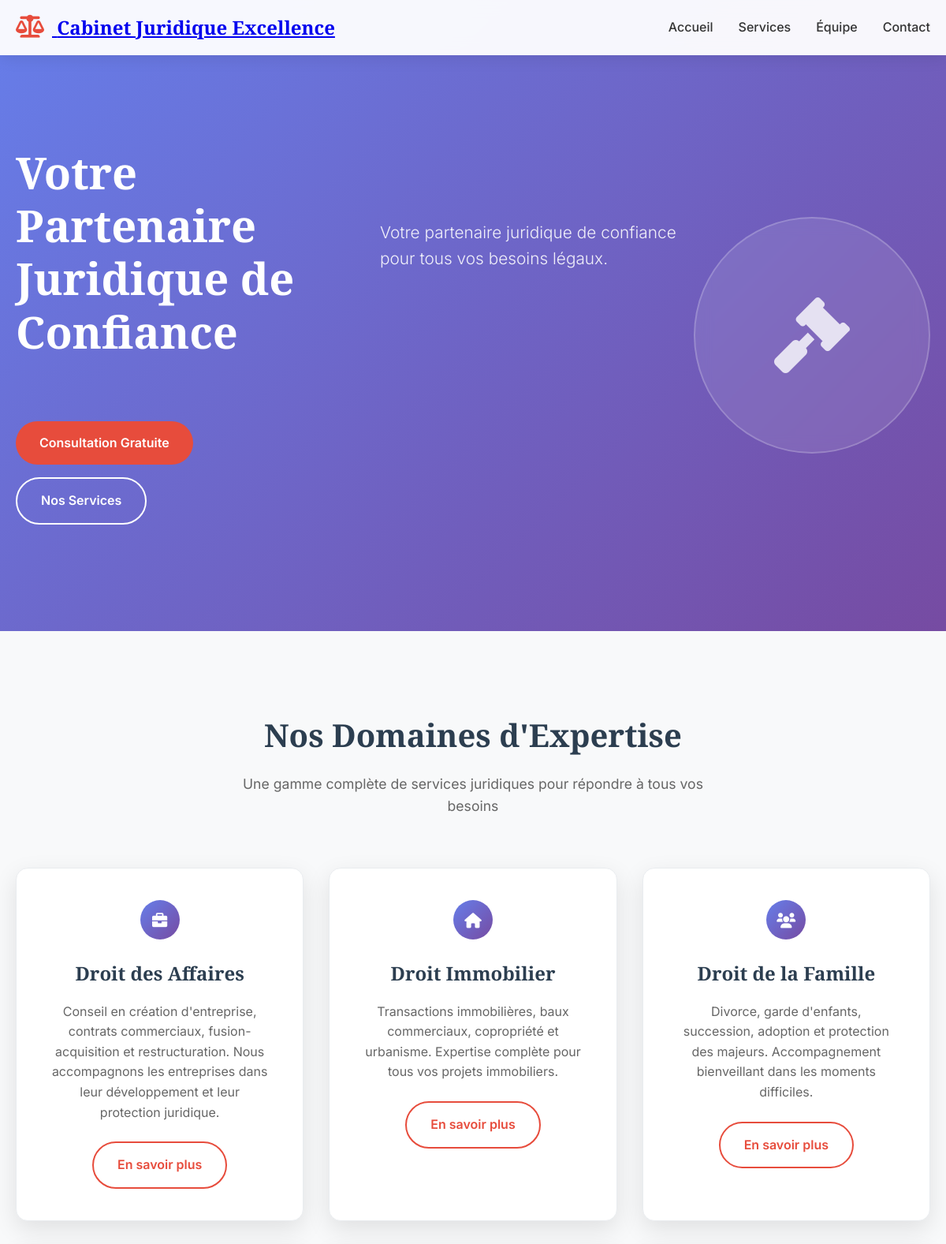
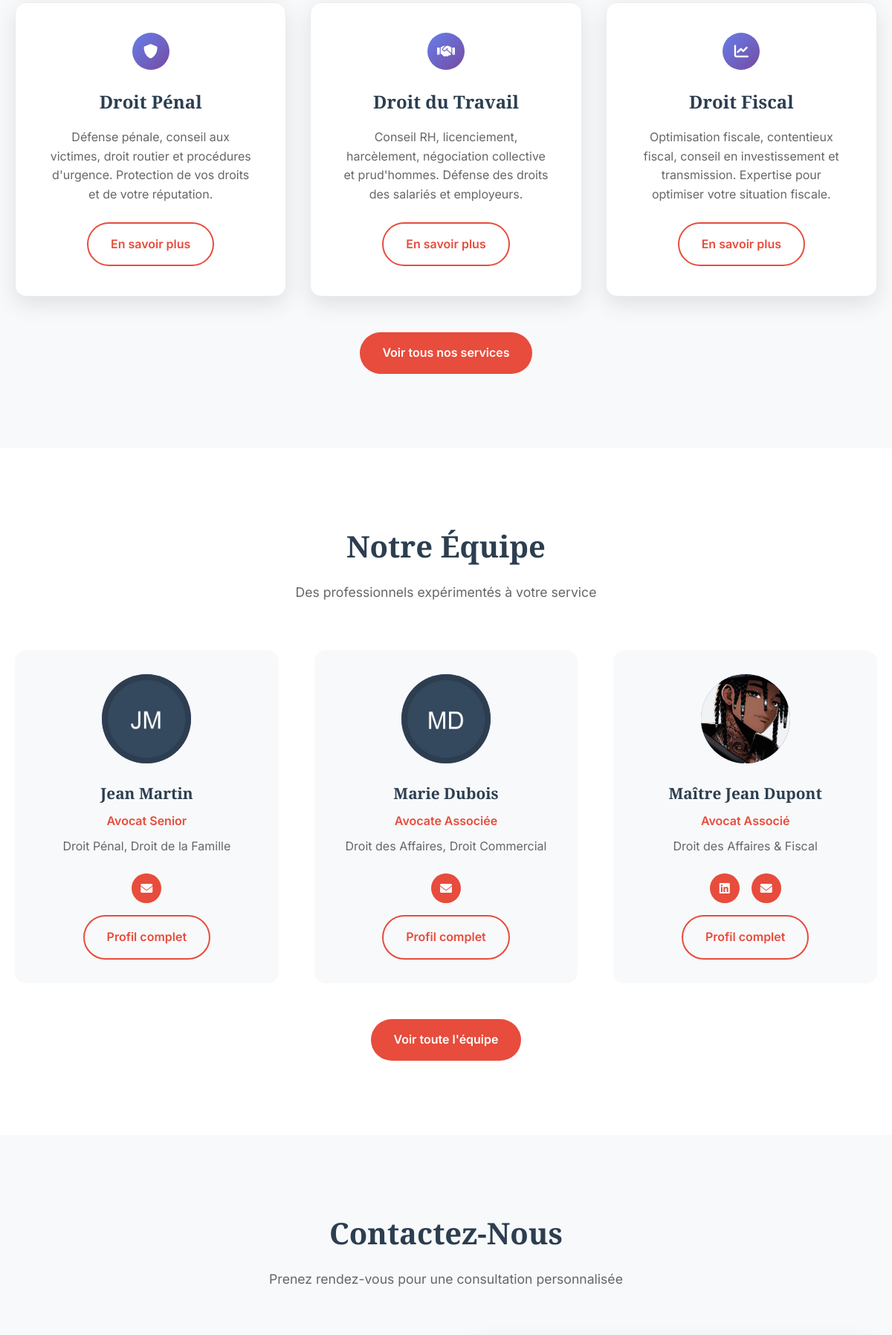
The page / (upper part) on the database its author committed (2 pictures, top to bottom).
### website/models.py (models this page shows, shortened)
class CabinetInfo(models.Model):
    nom_cabinet = models.CharField(
        max_length=200,
        default="Cabinet Juridique",
        verbose_name="Nom du cabinet"
    )
    adresse = models.TextField(verbose_name="Adresse")
    telephone = models.CharField(
        max_length=20,
        validators=[RegexValidator(
            regex=r'^\+?1?\d{9,15}$',
            message="Format de téléphone invalide"
        )],
        verbose_name="Téléphone"
    )
    email = models.EmailField(verbose_name="Email")
    horaires = models.TextField(
        verbose_name="Horaires",
        help_text="Ex: Lun - Ven: 9h00 - 18h00<br>Sam: 9h00 - 12h00"
    )
    description = models.TextField(
        verbose_name="Description du cabinet",
        help_text="Description qui apparaît sur la page d'accueil"
    )
    facebook = models.URLField(blank=True, null=True, verbose_name="Facebook")
    twitter = models.URLField(blank=True, null=True, verbose_name="Twitter")
    linkedin = models.URLField(blank=True, null=True, verbose_name="LinkedIn")
    instagram = models.URLField(blank=True, null=True, verbose_name="Instagram")
    meta_description = models.CharField(
        max_length=160,
        blank=True,
        verbose_name="Meta description",
        help_text="Description pour les moteurs de recherche"
    )
    meta_keywords = models.CharField(
        max_length=255,
        blank=True,
        verbose_name="Meta keywords",
        help_text="Mots-clés séparés par des virgules"
    )
    date_creation = models.DateTimeField(auto_now_add=True, verbose_name="Date de création", null=True, blank=True)
    date_modification = models.DateTimeField(auto_now=True, verbose_name="Date de modification", null=True, blank=True)
    class Meta:
        verbose_name = "Informations du cabinet"
        verbose_name_plural = "Informations du cabinet"

class Service(models.Model):
    nom = models.CharField(max_length=100, verbose_name="Nom du service")
    description = models.TextField(verbose_name="Description")
    description_courte = models.TextField(
        max_length=200,
        verbose_name="Description courte",
        help_text="Description affichée sur la page d'accueil",
        blank=True
    )
    icone = models.CharField(
        max_length=50,
        default="fas fa-briefcase",
        help_text="Classe Font Awesome pour l'icône (ex: fas fa-briefcase)"
    )
    ordre_affichage = models.PositiveIntegerField(
        default=0,
        verbose_name="Ordre d'affichage"
    )
    actif = models.BooleanField(default=True, verbose_name="Actif")
    date_creation = models.DateTimeField(auto_now_add=True, verbose_name="Date de création", null=True, blank=True)
    date_modification = models.DateTimeField(auto_now=True, verbose_name="Date de modification", null=True, blank=True)
    class Meta:
        verbose_name = "Service"
        verbose_name_plural = "Services"
        ordering = ['ordre_affichage', 'nom']

class Avocat(models.Model):
    nom = models.CharField(max_length=100, verbose_name="Nom complet")
    prenom = models.CharField(max_length=100, verbose_name="Prénom", blank=True)
    titre = models.CharField(
        max_length=100,
        verbose_name="Titre",
        help_text="Ex: Avocat Associé, Avocat"
    )
    specialites = models.CharField(
        max_length=200,
        verbose_name="Spécialités",
        help_text="Ex: Droit des Affaires & Fiscal"
    )
    biographie = models.TextField(
        blank=True,
        verbose_name="Biographie",
        help_text="Biographie détaillée de l'avocat"
    )
    photo = models.ImageField(
        upload_to='avocats/',
        blank=True,
        null=True,
        verbose_name="Photo"
    )
    email = models.EmailField(verbose_name="Email")
    telephone = models.CharField(
        max_length=20,
        validators=[RegexValidator(
            regex=r'^\+?1?\d{9,15}$',
            message="Format de téléphone invalide"
        )],
        verbose_name="Téléphone"
    )
    linkedin = models.URLField(blank=True, null=True, verbose_name="LinkedIn")
    ordre_affichage = models.PositiveIntegerField(
        default=0,
        verbose_name="Ordre d'affichage"
    )
    actif = models.BooleanField(default=True, verbose_name="Actif")
    date_creation = models.DateTimeField(auto_now_add=True, verbose_name="Date de création", null=True, blank=True)
    date_modification = models.DateTimeField(auto_now=True, verbose_name="Date de modification", null=True, blank=True)
    class Meta:
        verbose_name = "Avocat"
        verbose_name_plural = "Avocats"
        ordering = ['ordre_affichage', 'nom']

### website/views.py (the view)
# urls.py: 2. Add a URL to urlpatterns:  path('', views.home, name='home')
def home(request):
    context = {
        'services': Service.objects.filter(actif=True)[:6],
        'avocats': Avocat.objects.filter(actif=True)[:3],
        'cabinet_info': CabinetInfo.objects.first(),
    }
    return render(request, 'website/home.html', context)

### templates/website/home.html (shortened to what this page needs)
{% extends 'base.html' %}
{% load static %}
{% block content %}
<section id="accueil" class="hero">
    <div class="hero-content">
        <h1 class="hero-title">Votre Partenaire Juridique de Confiance</h1>
        <p class="hero-subtitle">{{ cabinet_info.description|default:"Expertise, intégrité et dévouement au service de vos droits" }}</p>
        <div class="hero-buttons">
            <a href="{% url 'website:contact' %}" class="btn btn-primary">Consultation Gratuite</a>
            <a href="{% url 'website:services' %}" class="btn btn-secondary">Nos Services</a>
        </div>
    </div>
    <div class="hero-image">
        <div class="hero-placeholder">
            <i class="fas fa-gavel"></i>
        </div>
    </div>
</section>
<section id="services" class="services">
    <div class="container">
        <div class="section-header">
            <h2>Nos Domaines d'Expertise</h2>
            <p>Une gamme complète de services juridiques pour répondre à tous vos besoins</p>
        </div>
        <div class="services-grid">
            {% for service in services %}
                <div class="service-card">
                    <div class="service-icon">
                        <i class="{{ service.icone }}"></i>
                    </div>
                    <h3>{{ service.nom }}</h3>
                    <p>{{ service.description|truncatewords:20 }}</p>
                    <a href="{% url 'website:service_detail' service.id %}" class="btn btn-outline">En savoir plus</a>
                </div>
            {% empty %}
                <div class="no-content">
                    <p>Aucun service disponible pour le moment.</p>
                </div>
            {% endfor %}
        </div>
        <div class="text-center" style="margin-top: 3rem;">
            <a href="{% url 'website:services' %}" class="btn btn-primary">Voir tous nos services</a>
        </div>
    </div>
</section>
<section id="equipe" class="team">
    <div class="container">
        <div class="section-header">
            <h2>Notre Équipe</h2>
            <p>Des professionnels expérimentés à votre service</p>
        </div>
        <div class="team-grid">
            {% for avocat in avocats %}
                <div class="team-member">
                    <div class="member-photo">
                        {% if avocat.photo %}
                            <img src="{{ avocat.photo.url }}" alt="{{ avocat.nom }}">
                        {% else %}
                            <i class="fas fa-user-tie"></i>
                        {% endif %}
                    </div>
                    <h3>{{ avocat.nom }}</h3>
                    <p class="member-title">{{ avocat.titre }}</p>
                    <p class="member-specialty">{{ avocat.specialites }}</p>
                    <div class="member-social">
                        {% if avocat.linkedin %}
                            <a href="{{ avocat.linkedin }}" target="_blank"><i class="fab fa-linkedin"></i></a>
                        {% endif %}
                        <a href="mailto:{{ avocat.email }}"><i class="fas fa-envelope"></i></a>
                    </div>
                    <a href="{% url 'website:avocat_detail' avocat.id %}" class="btn btn-outline">Profil complet</a>
                </div>
            {% empty %}
                <div class="no-content">
                    <p>Aucun avocat disponible pour le moment.</p>
                </div>
            {% endfor %}
        </div>
        <div class="text-center" style="margin-top: 3rem;">
            <a href="{% url 'website:equipe' %}" class="btn btn-primary">Voir toute l'équipe</a>
        </div>
    </div>
</section>
<section id="contact" class="contact">
    <div class="container">
        <div class="section-header">
            <h2>Contactez-Nous</h2>
            <p>Prenez rendez-vous pour une consultation personnalisée</p>
        </div>
    </div>
</section>
{% endblock %}

### templates/base.html (shortened to what this page needs)
<!DOCTYPE html>
<html lang="fr">
<head>
    {% load static %}
    <link rel="stylesheet" href="{% static 'css/styles.css' %}">
    <link rel="stylesheet" href="{% static 'css/fontawesome-fix.css' %}">
    <link rel="stylesheet" href="https://cdnjs.cloudflare.com/ajax/libs/font-awesome/6.0.0/css/all.min.css">
</head>
<body>
    <nav class="navbar">
        <div class="nav-container">
            <div class="nav-logo">
                <a href="{% url 'website:home' %}">
                    <i class="fas fa-balance-scale"></i>
                    <span>{{ cabinet_info.nom_cabinet|default:"Cabinet Juridique" }}</span>
                </a>
            </div>
            <ul class="nav-menu">
                <li class="nav-item">
                    <a href="{% url 'website:home' %}" class="nav-link">Accueil</a>
                </li>
                <li class="nav-item">
                    <a href="{% url 'website:services' %}" class="nav-link">Services</a>
                </li>
                <li class="nav-item">
                    <a href="{% url 'website:equipe' %}" class="nav-link">Équipe</a>
                </li>
                <li class="nav-item">
                    <a href="{% url 'website:contact' %}" class="nav-link">Contact</a>
                </li>
            </ul>
        </div>
    </nav>
    <main>
        {% block content %}{% endblock %}
    </main>
</body>
</html>

### rows shown on the page
CabinetInfo: nom_cabinet "Cabinet Juridique Excellence", description "Votre partenaire juridique de confiance pour tous vos besoins légaux."
Service: nom "Droit des Affaires", description "Conseil en création d'entreprise, contrats commerciaux, fusion-acquisition et restructuration. Nous accompagnons les entreprises dans leur développement et leur protection juridique."
Service: nom "Droit Immobilier", description "Transactions immobilières, baux commerciaux, copropriété et urbanisme. Expertise complète pour tous vos projets immobiliers."
Service: nom "Droit de la Famille", description "Divorce, garde d'enfants, succession, adoption et protection des majeurs. Accompagnement bienveillant dans les moments difficiles."
Service: nom "Droit Pénal", description "Défense pénale, conseil aux victimes, droit routier et procédures d'urgence. Protection de vos droits et de votre réputation."
Service: nom "Droit du Travail", description "Conseil RH, licenciement, harcèlement, négociation collective et prud'hommes. Défense des droits des salariés et employeurs."
Service: nom "Droit Fiscal", description "Optimisation fiscale, contentieux fiscal, conseil en investissement et transmission. Expertise pour optimiser votre situation fiscale."
Avocat: photo (picture), nom "Jean Martin", titre "Avocat Senior", specialites "Droit Pénal, Droit de la Famille"
Avocat: photo (picture), nom "Marie Dubois", titre "Avocate Associée", specialites "Droit des Affaires, Droit Commercial"
Avocat: photo (picture), nom "Maître Jean Dupont", titre "Avocat Associé", specialites "Droit des Affaires & Fiscal"
